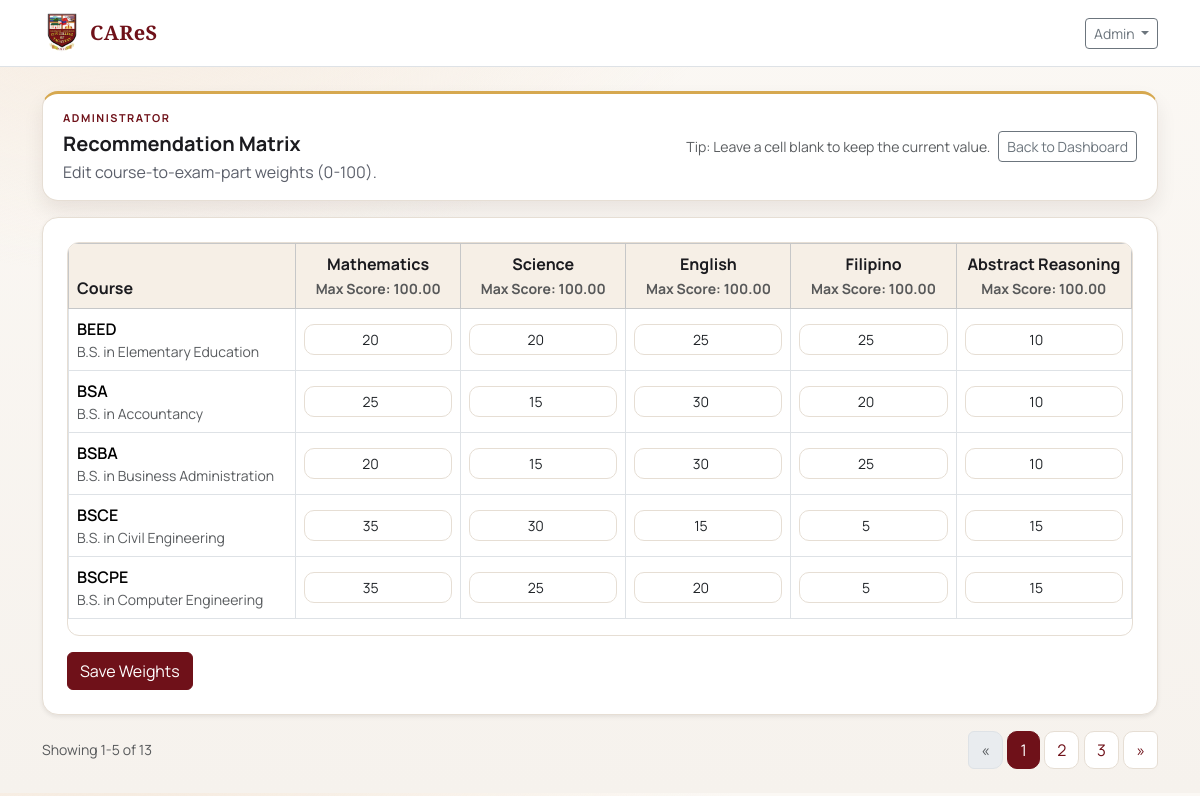
The page /administrator/matrix (signed in) on the database as committed earlier.
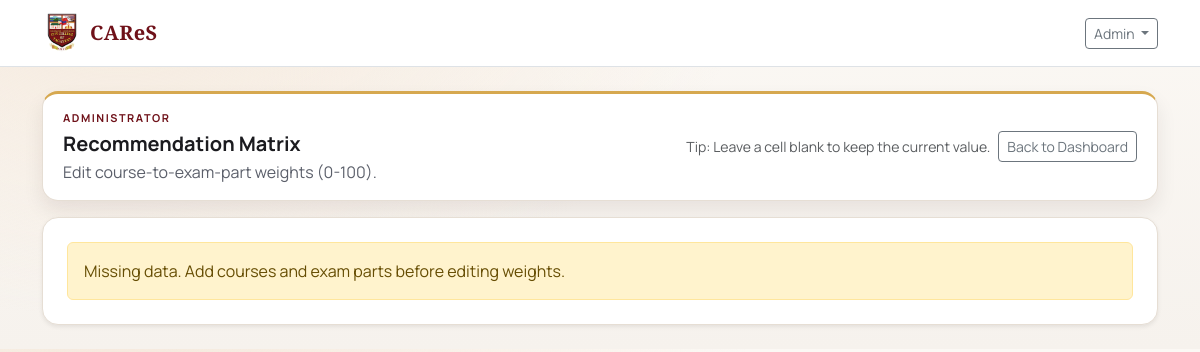
The same page on the database as committed later.
### tables this page shows
CREATE TABLE exam_parts (
    id INT UNSIGNED AUTO_INCREMENT PRIMARY KEY,
    name VARCHAR(100) NOT NULL,
    max_score DECIMAL(6,2) NOT NULL DEFAULT 100.00,
    is_deleted TINYINT(1) NOT NULL DEFAULT 0,
    created_at TIMESTAMP NOT NULL DEFAULT CURRENT_TIMESTAMP,
    updated_at TIMESTAMP NULL DEFAULT NULL ON UPDATE CURRENT_TIMESTAMP,
    deleted_at DATETIME NULL,
    UNIQUE KEY uk_exam_parts_name (name),
    INDEX idx_exam_parts_deleted (is_deleted)
);

CREATE TABLE courses (
    id INT UNSIGNED AUTO_INCREMENT PRIMARY KEY,
    course_code VARCHAR(20) NOT NULL,
    course_name VARCHAR(255) NOT NULL,
    is_deleted TINYINT(1) NOT NULL DEFAULT 0,
    created_at TIMESTAMP NOT NULL DEFAULT CURRENT_TIMESTAMP,
    updated_at TIMESTAMP NULL DEFAULT NULL ON UPDATE CURRENT_TIMESTAMP,
    deleted_at DATETIME NULL,
    UNIQUE KEY uk_courses_code (course_code),
    INDEX idx_courses_deleted (is_deleted)
);

### core/View.php (called while the page is built, shortened)
<?php
final class View
{
    public static function render(string $viewPath, array $data = []): void
    {
        require __DIR__ . '/../app/Views/layouts/main.php';
    }
}

### app/Controllers/AdminController.php (called while the page is built, shortened)
<?php
final class AdminController
{
    public static function matrix(): void
    {
        $page = max(1, (int)($_GET['page'] ?? 1));
        $perPage = 5;
        $total = WeightsService::getCoursesCount();
        $pages = max(1, (int)ceil($total / $perPage));
        $offset = ($page - 1) * $perPage;
        $courses = WeightsService::getCoursesPage($perPage, $offset);
        $parts = WeightsService::getExamParts();
        $weightsMap = WeightsService::getWeightsMap();
        View::render('admin/matrix', [
            'title' => 'Matrix Management',
            'courses' => $courses,
            'parts' => $parts,
            'weightsMap' => $weightsMap,
            'success' => null,
            'error' => null,
            'pagination' => [
                'page' => $page,
                'pages' => $pages,
                'total' => $total,
                'perPage' => $perPage,
                'from' => $total > 0 ? $offset + 1 : 0,
                'to' => $total > 0 ? min($offset + $perPage, $total) : 0,
                'basePath' => '/administrator/matrix',
                'query' => [],
            ],
        ]);
    }
}

### core/Router.php (called while the page is built, shortened)
<?php
final class Router
{
    private array $routes = ['GET' => [], 'POST' => []];
    public function get(string $path, callable $handler): void
    {
        $this->routes['GET'][$path] = $handler;
    }
    public function post(string $path, callable $handler): void
    {
        $this->routes['POST'][$path] = $handler;
    }
    public function dispatch(string $method, string $path): void
    {
        $handler = $this->routes[$method][$path] ?? null;
        $handler();
    }
}

### public/index.php (called while the page is built, shortened)
<?php
$router = new Router();
$uri = parse_url($_SERVER['REQUEST_URI'] ?? '/', PHP_URL_PATH) ?: '/';
$path = str_starts_with($uri, BASE_PATH) ? substr($uri, strlen(BASE_PATH)) : $uri;
$path = $path === '' ? '/' : $path;
$method = $_SERVER['REQUEST_METHOD'] ?? 'GET';
$router->get('/', fn() => redirect('/login'));
$router->get('/login', [AuthController::class, 'showLogin']);
$router->post('/login', [AuthController::class, 'login']);
$router->get('/logout', [AuthController::class, 'logout']);
$router->get('/register', [AuthController::class, 'showRegister']);
$router->post('/register', [AuthController::class, 'register']);
$router->get('/verify-email', [AuthController::class, 'showVerifyEmail']);
$router->post('/verify-email', [AuthController::class, 'verifyEmail']);
$router->post('/verify-email/resend', [AuthController::class, 'resendVerifyEmail']);
$router->get('/force-password-change', [AuthController::class, 'showForcePasswordChange']);
$router->post('/force-password-change', [AuthController::class, 'forcePasswordChange']);
$router->get('/forgot-password', [AuthController::class, 'showForgotPassword']);
$router->post('/forgot-password', [AuthController::class, 'forgotPassword']);
$router->get('/reset-password', [AuthController::class, 'showResetPassword']);
$router->post('/reset-password', [AuthController::class, 'resetPassword']);
$router->get('/admin', fn() => redirect('/administrator'));
$router->get('/guidance', fn() => redirect('/admission'));
$router->get('/administrator', [AdminController::class, 'dashboard']);
$router->get('/administrator/accounts', function () {
    RoleMiddleware::requireRole('administrator');
    AccountsController::index();
});
$router->get('/administrator/accounts/create', function () {
    RoleMiddleware::requireRole('administrator');
    AccountsController::create();
});
$router->post('/administrator/accounts/create', function () {
    RoleMiddleware::requireRole('administrator');
    AccountsController::store();
});
$router->get('/administrator/accounts/edit', function () {
    RoleMiddleware::requireRole('administrator');
    AccountsController::edit();
});
$router->post('/administrator/accounts/edit', function () {
    RoleMiddleware::requireRole('administrator');
    AccountsController::update();
});
$router->post('/administrator/accounts/toggle', function () {
    RoleMiddleware::requireRole('administrator');
    AccountsController::toggleActive();
});
$router->post('/administrator/accounts/reset-password', function () {
    RoleMiddleware::requireRole('administrator');
    AccountsController::resetPassword();
});
$router->post('/administrator/accounts/verify', function () {
    RoleMiddleware::requireRole('administrator');
    AccountsController::verify();
});
$router->post('/administrator/accounts/reject', function () {
    RoleMiddleware::requireRole('administrator');
    AccountsController::reject();
});
$router->get('/administrator/matrix', [AdminController::class, 'matrix']);
$router->post('/administrator/matrix', [AdminController::class, 'saveMatrix']);
$router->get('/administrator/scores', [AdminController::class, 'scores']);
$router->get('/administrator/scores/view', [AdminController::class, 'viewScores']);
$router->get('/administrator/results', [AdminController::class, 'results']);
$router->get('/administrator/logs', [AdminController::class, 'logs']);
$router->get('/administrator/reports', [AdminController::class, 'reports']);
$router->get('/administrator/profile', [AdminController::class, 'profile']);
$router->post('/administrator/profile', [AdminController::class, 'updateProfile']);
$router->post('/administrator/profile/password', [AdminController::class, 'updatePassword']);
$router->get('/administrator/students', function () {
    RoleMiddleware::requireRole('administrator');
    AccountsController::students();
});
$router->get('/administrator/students/create', function () {
    RoleMiddleware::requireRole('administrator');
    AccountsController::createStudent();
});
$router->post('/administrator/students/create', function () {
    RoleMiddleware::requireRole('administrator');
    AccountsController::storeStudent();
});
$router->get('/administrator/students/edit', function () {
    RoleMiddleware::requireRole('administrator');
    AccountsController::editStudent();
});
$router->post('/administrator/students/edit', function () {
    RoleMiddleware::requireRole('administrator');
    AccountsController::updateStudent();
});
$router->get('/admission', [AdmissionController::class, 'dashboard']);
$router->get('/admission/encode', [AdmissionController::class, 'encode']);
$router->get('/admission/encode/edit', [AdmissionController::class, 'editScores']);
$router->post('/admission/encode/edit', [AdmissionController::class, 'saveScores']);
$router->get('/admission/results', [AdmissionController::class, 'results']);
$router->get('/admission/results/view', [AdmissionController::class, 'viewScores']);
$router->get('/admission/reports', [AdmissionController::class, 'reports']);
$router->get('/admission/logs', [AdmissionController::class, 'logs']);
$router->get('/admission/storage', [AdmissionController::class, 'storage']);
$router->get('/admission/storage/edit', [AdmissionController::class, 'editStoredScores']);
$router->get('/admission/students', [AdmissionController::class, 'students']);
$router->get('/admission/students/create', [AdmissionController::class, 'createStudent']);
$router->post('/admission/students/create', [AdmissionController::class, 'storeStudent']);
$router->get('/admission/students/edit', [AdmissionController::class, 'editStudent']);
$router->post('/admission/students/edit', [AdmissionController::class, 'updateStudent']);
$router->dispatch($method, $path);

### core/Helpers.php (called while the page is built, shortened)
<?php
function e(string $value): string
{
    return htmlspecialchars($value, ENT_QUOTES, 'UTF-8');
}

### core/Database.php (called while the page is built, shortened)
<?php
final class Database
{
    private static ?PDO $pdo = null;
    public static function pdo(): PDO
    {
        if (self::$pdo instanceof PDO) {
            return self::$pdo;
        }
        $dsn = sprintf(
            'mysql:host=%s;dbname=%s;charset=%s',
            DB_HOST,
            DB_NAME,
            DB_CHARSET
        );
        $options = [
            PDO::ATTR_ERRMODE            => PDO::ERRMODE_EXCEPTION,
            PDO::ATTR_DEFAULT_FETCH_MODE => PDO::FETCH_ASSOC,
            PDO::ATTR_EMULATE_PREPARES   => false,
        ];
        try {
            self::$pdo = new PDO($dsn, DB_USER, DB_PASS, $options);
            self::$pdo->exec("SET time_zone = '+08:00'");
            return self::$pdo;
        } catch (PDOException $e) {
            if (APP_DEBUG) {
                exit('DB Error: ' . e($e->getMessage()));
            }
            exit('Database connection failed.');
        }
    }
}

### app/Services/WeightsService.php (called while the page is built, shortened)
<?php
final class WeightsService
{
    public static function getExamParts(): array
    {
        $sql = "SELECT id, name, max_score
                FROM exam_parts
                WHERE is_deleted = 0
                ORDER BY id ASC";
        return Database::pdo()->query($sql)->fetchAll();
    }
    public static function getCoursesPage(int $limit, int $offset): array
    {
        $sql = "SELECT id, course_code, course_name
                FROM courses
                WHERE is_deleted = 0
                ORDER BY course_code ASC
                LIMIT :limit OFFSET :offset";
        $st = Database::pdo()->prepare($sql);
        $st->bindValue(':limit', $limit, PDO::PARAM_INT);
        $st->bindValue(':offset', $offset, PDO::PARAM_INT);
        $st->execute();
        return $st->fetchAll();
    }
    public static function getWeightsMap(): array
    {
        $sql = "SELECT course_id, exam_part_id, weight
                FROM weights
                WHERE is_deleted = 0";
        $rows = Database::pdo()->query($sql)->fetchAll();
        $map = [];
        foreach ($rows as $r) {
            $map[(int)$r['course_id']][(int)$r['exam_part_id']] = (float)$r['weight'];
        }
        return $map;
    }
}

### app/Views/admin/matrix.php (the view, shortened to what the changed rows need)
<?php
$pagination = $pagination ?? null;
?>
<div class="card shadow-sm content-card">
    <div class="card-body">
        <?php if (empty($courses) || empty($parts)): ?>
            <div class="alert alert-warning mb-0">
                Missing data. Add courses and exam parts before editing weights.
            </div>
        <?php else: ?>
            <div class="d-none d-md-block">
                <form method="post" action="<?= e(BASE_PATH) ?>/administrator/matrix">
                    <div class="table-responsive mb-3">
                        <table class="table table-bordered align-middle">
                            <thead class="table-light">
                                <tr>
                                    <th style="min-width:220px;">Course</th>
                                    <?php foreach ($parts as $p): ?>
                                        <th class="text-center" style="min-width:160px;">
                                            <?= e($p['name']) ?><br>
                                            <span class="text-muted small">Max Score: <?= e((string)$p['max_score']) ?></span>
                                        </th>
                                    <?php endforeach; ?>
                                </tr>
                            </thead>
                            <tbody>
                                <?php foreach ($courses as $c): ?>
                                    <tr>
                                        <td>
                                            <div class="fw-semibold"><?= e($c['course_code']) ?></div>
                                            <div class="text-muted small"><?= e($c['course_name']) ?></div>
                                        </td>
                                        <?php foreach ($parts as $p): ?>
                                            <?php
                                            $courseId = (int)$c['id'];
                                            $partId = (int)$p['id'];
                                            $val = $weightsMap[$courseId][$partId] ?? '';
                                            ?>
                                            <td class="text-center">
                                                <input
                                                    class="form-control form-control-sm text-center"
                                                    type="number"
                                                    step="0.01"
                                                    min="0"
                                                    max="100"
                                                    name="weights[<?= e((string)$courseId) ?>][<?= e((string)$partId) ?>]"
                                                    value="<?= e($val === '' ? '' : (string)$val) ?>">
                                            </td>
                                        <?php endforeach; ?>
                                    </tr>
                                <?php endforeach; ?>
                            </tbody>
                        </table>
                    </div>
                    <button class="btn btn-primary">Save Weights</button>
                </form>
            </div>
        <?php endif; ?>
    </div>
</div>
<?php
require __DIR__ . '/../partials/pagination.php';
?>

### app/Views/partials/pagination.php (shortened to what the changed rows need)
<?php
$pagination = $pagination ?? null;
$page = (int)($pagination['page'] ?? 1);
$pages = (int)($pagination['pages'] ?? 1);
$total = (int)($pagination['total'] ?? 0);
$from = (int)($pagination['from'] ?? 0);
$to = (int)($pagination['to'] ?? 0);
$basePath = (string)($pagination['basePath'] ?? '');
$query = $pagination['query'] ?? [];
if ($total <= 0) {
    return;
}
$query = array_filter($query, static fn($value) => $value !== '' && $value !== null);
$buildUrl = static function (int $targetPage) use ($basePath, $query): string {
    $params = $query;
    if ($targetPage > 1) {
        $params['page'] = $targetPage;
    } else {
        unset($params['page']);
    }
    $qs = http_build_query($params);
    return e(BASE_PATH . $basePath . ($qs !== '' ? ('?' . $qs) : ''));
};
$window = 2;
$start = max(1, $page - $window);
$end = min($pages, $page + $window);
?>
<div class="d-flex flex-wrap gap-2 align-items-center justify-content-between mt-3">
  <div class="text-muted small">
    Showing <?= e((string)$from) ?>-<?= e((string)$to) ?> of <?= e((string)$total) ?>
  </div>
  <nav aria-label="Pagination">
    <ul class="pagination mb-0">
      <li class="page-item <?= $page <= 1 ? 'disabled' : '' ?>">
        <a class="page-link" href="<?= $page <= 1 ? '#' : $buildUrl($page - 1) ?>" aria-label="Previous">
          &laquo;
        </a>
      </li>
      <?php for ($i = $start; $i <= $end; $i++): ?>
        <li class="page-item <?= $i === $page ? 'active' : '' ?>">
          <a class="page-link" href="<?= $i === $page ? '#' : $buildUrl($i) ?>"><?= e((string)$i) ?></a>
        </li>
      <?php endfor; ?>
      <li class="page-item <?= $page >= $pages ? 'disabled' : '' ?>">
        <a class="page-link" href="<?= $page >= $pages ? '#' : $buildUrl($page + 1) ?>" aria-label="Next">
          &raquo;
        </a>
      </li>
    </ul>
  </nav>
</div>

Rows that differ between the two databases and show on the page:
removed exam_parts: name "Mathematics", max_score "100.00"
removed exam_parts: name "Science", max_score "100.00"
removed exam_parts: name "English", max_score "100.00"
removed exam_parts: name "Filipino", max_score "100.00"
removed exam_parts: name "Abstract Reasoning", max_score "100.00"
removed courses: course_code "BEED", course_name "B.S. in Elementary Education", id "20", id "25", id "10"
removed courses: course_code "BSA", course_name "B.S. in Accountancy", id "25", id "15", id "30", id "20", id "10"
removed courses: course_code "BSBA", course_name "B.S. in Business Administration", id "20", id "15", id "30", id "25", id "10"
removed courses: course_code "BSCE", course_name "B.S. in Civil Engineering", id "35", id "30", id "15", id "5"
removed courses: course_code "BSCPE", course_name "B.S. in Computer Engineering", id "35", id "25", id "20", id "5", id "15"
Other text that changed with them:
$from: "1" → (not shown)
$to: "5" → (not shown)
$total: "13" → (not shown)
text no longer shown: "Course Save Weights Showing - of « »"
text now shown: "Missing data. Add courses and exam parts before editing weights."
list line gone: "1"
list line gone: "2"
list line gone: "3"
